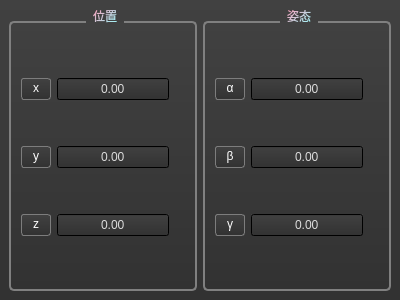
<?xml version="1.0" encoding="UTF-8"?>
<ui version="4.0">
 <class>DataDisplayCanvas</class>
 <widget class="QWidget" name="DataDisplayCanvas">
  <property name="geometry">
   <rect>
    <x>0</x>
    <y>0</y>
    <width>400</width>
    <height>300</height>
   </rect>
  </property>
  <property name="maximumSize">
   <size>
    <width>400</width>
    <height>300</height>
   </size>
  </property>
  <property name="windowTitle">
   <string>Form</string>
  </property>
  <property name="styleSheet">
   <string notr="true">background-color: qlineargradient(spread:pad, x1:0, y1:0, x2:0, y2:1, stop:0 rgba(65, 65, 65, 255), stop:1 rgba(50, 50, 50, 255));
color: qlineargradient(spread:pad, x1:0, y1:0, x2:1, y2:1, stop:0 rgba(255, 150, 180, 255), stop:1 rgba(150, 255, 255, 255));</string>
  </property>
  <layout class="QGridLayout" name="gridLayout">
   <property name="leftMargin">
    <number>9</number>
   </property>
   <property name="topMargin">
    <number>9</number>
   </property>
   <property name="rightMargin">
    <number>9</number>
   </property>
   <property name="bottomMargin">
    <number>9</number>
   </property>
   <item row="0" column="0">
    <widget class="QGroupBox" name="groupBox">
     <property name="styleSheet">
      <string notr="true">
QGroupBox {
    background-color: qlineargradient(x1: 0, y1: 0, x2: 0, y2: 1,
                                      stop: 0 #404040, stop: 1 #040404);
    border: 2px solid gray;
	font: 75 14pt &quot;微软雅黑&quot;;
    border-radius: 5px;
    margin-top: 12px; /* leave space at the top for the title */
}

QGroupBox::title {
    subcontrol-origin: margin;
    subcontrol-position: top center; /* position at the top center */
	
    padding: 0 5px;
	
}
</string>
     </property>
     <property name="title">
      <string>位置</string>
     </property>
     <property name="alignment">
      <set>Qt::AlignCenter</set>
     </property>
     <layout class="QGridLayout" name="gridLayout_2">
      <property name="rightMargin">
       <number>25</number>
      </property>
      <item row="1" column="0">
       <widget class="QLabel" name="yLabel">
        <property name="minimumSize">
         <size>
          <width>30</width>
          <height>0</height>
         </size>
        </property>
        <property name="styleSheet">
         <string notr="true">font: 75 12pt &quot;Times New Roman&quot;;
color:white;
background-color: qlineargradient(x1: 0, y1: 0, x2: 0, y2: 1,
                                      stop: 0 #404040, stop: 1 #040404);
border: 1px solid rgb(125,125,125);
padding-top:-2px;
padding-bottom: 2px;
border-radius: 3px;</string>
        </property>
        <property name="text">
         <string>y</string>
        </property>
        <property name="alignment">
         <set>Qt::AlignCenter</set>
        </property>
       </widget>
      </item>
      <item row="0" column="1">
       <widget class="QLineEdit" name="xVal">
        <property name="styleSheet">
         <string notr="true">font: 12pt &quot;Times New Roman&quot;;
color: rgb(220, 220, 220);</string>
        </property>
        <property name="text">
         <string>0.00</string>
        </property>
        <property name="alignment">
         <set>Qt::AlignCenter</set>
        </property>
        <property name="readOnly">
         <bool>true</bool>
        </property>
       </widget>
      </item>
      <item row="0" column="0">
       <widget class="QLabel" name="xLabel">
        <property name="minimumSize">
         <size>
          <width>30</width>
          <height>0</height>
         </size>
        </property>
        <property name="styleSheet">
         <string notr="true">font: 75 12pt &quot;Times New Roman&quot;;
color:white;
background-color: qlineargradient(x1: 0, y1: 0, x2: 0, y2: 1,
                                      stop: 0 #404040, stop: 1 #040404);
border: 1px solid rgb(125,125,125);
padding-top:-2px;
padding-bottom: 2px;
border-radius: 3px;</string>
        </property>
        <property name="text">
         <string>x</string>
        </property>
        <property name="alignment">
         <set>Qt::AlignCenter</set>
        </property>
       </widget>
      </item>
      <item row="2" column="0">
       <widget class="QLabel" name="zLabel">
        <property name="minimumSize">
         <size>
          <width>30</width>
          <height>0</height>
         </size>
        </property>
        <property name="styleSheet">
         <string notr="true">font: 75 12pt &quot;Times New Roman&quot;;
color:white;
background-color: qlineargradient(x1: 0, y1: 0, x2: 0, y2: 1,
                                      stop: 0 #404040, stop: 1 #040404);
border: 1px solid rgb(125,125,125);
padding-top:-2px;
padding-bottom: 2px;
border-radius: 3px;</string>
        </property>
        <property name="text">
         <string>z</string>
        </property>
        <property name="alignment">
         <set>Qt::AlignCenter</set>
        </property>
       </widget>
      </item>
      <item row="1" column="1">
       <widget class="QLineEdit" name="yVal">
        <property name="styleSheet">
         <string notr="true">font: 12pt &quot;Times New Roman&quot;;
color: rgb(220, 220, 220);</string>
        </property>
        <property name="text">
         <string>0.00</string>
        </property>
        <property name="alignment">
         <set>Qt::AlignCenter</set>
        </property>
        <property name="readOnly">
         <bool>true</bool>
        </property>
       </widget>
      </item>
      <item row="2" column="1">
       <widget class="QLineEdit" name="zVal">
        <property name="styleSheet">
         <string notr="true">font: 12pt &quot;Times New Roman&quot;;
color: rgb(220, 220, 220);</string>
        </property>
        <property name="text">
         <string>0.00</string>
        </property>
        <property name="alignment">
         <set>Qt::AlignCenter</set>
        </property>
        <property name="readOnly">
         <bool>true</bool>
        </property>
       </widget>
      </item>
     </layout>
    </widget>
   </item>
   <item row="0" column="1">
    <widget class="QGroupBox" name="groupBox_2">
     <property name="styleSheet">
      <string notr="true">
QGroupBox {
    background-color: qlineargradient(x1: 0, y1: 0, x2: 0, y2: 1,
                                      stop: 0 #404040, stop: 1 #040404);
    border: 2px solid gray;
    border-radius: 5px;

	font: 75 14pt &quot;微软雅黑&quot;;
    margin-top: 12px; /* leave space at the top for the title */
}

QGroupBox::title {
    subcontrol-origin: margin;
    subcontrol-position: top center; /* position at the top center */
	
    padding: 0 5px;
	
}
</string>
     </property>
     <property name="title">
      <string>姿态</string>
     </property>
     <property name="alignment">
      <set>Qt::AlignCenter</set>
     </property>
     <layout class="QGridLayout" name="gridLayout_3">
      <property name="rightMargin">
       <number>25</number>
      </property>
      <item row="0" column="1">
       <widget class="QLabel" name="label_4">
        <property name="minimumSize">
         <size>
          <width>30</width>
          <height>0</height>
         </size>
        </property>
        <property name="styleSheet">
         <string notr="true">font: 75 12pt &quot;Times New Roman&quot;;
color:white;
background-color: qlineargradient(x1: 0, y1: 0, x2: 0, y2: 1,
                                      stop: 0 #404040, stop: 1 #040404);
border: 1px solid rgb(125,125,125);
padding-top:-2px;
padding-bottom: 2px;
border-radius: 3px;</string>
        </property>
        <property name="text">
         <string>α</string>
        </property>
        <property name="alignment">
         <set>Qt::AlignCenter</set>
        </property>
       </widget>
      </item>
      <item row="2" column="1">
       <widget class="QLabel" name="label_6">
        <property name="minimumSize">
         <size>
          <width>30</width>
          <height>0</height>
         </size>
        </property>
        <property name="styleSheet">
         <string notr="true">font: 75 12pt &quot;Times New Roman&quot;;
color:white;
background-color: qlineargradient(x1: 0, y1: 0, x2: 0, y2: 1,
                                      stop: 0 #404040, stop: 1 #040404);
border: 1px solid rgb(125,125,125);
padding-top:-2px;
padding-bottom: 2px;
border-radius: 3px;</string>
        </property>
        <property name="text">
         <string>γ</string>
        </property>
        <property name="alignment">
         <set>Qt::AlignCenter</set>
        </property>
       </widget>
      </item>
      <item row="1" column="1">
       <widget class="QLabel" name="label_5">
        <property name="minimumSize">
         <size>
          <width>30</width>
          <height>0</height>
         </size>
        </property>
        <property name="styleSheet">
         <string notr="true">font: 75 12pt &quot;Times New Roman&quot;;
color:white;
background-color: qlineargradient(x1: 0, y1: 0, x2: 0, y2: 1,
                                      stop: 0 #404040, stop: 1 #040404);
border: 1px solid rgb(125,125,125);
padding-top:-2px;
padding-bottom: 2px;
border-radius: 3px;</string>
        </property>
        <property name="text">
         <string>β</string>
        </property>
        <property name="alignment">
         <set>Qt::AlignCenter</set>
        </property>
       </widget>
      </item>
      <item row="0" column="2">
       <widget class="QLineEdit" name="aVal">
        <property name="styleSheet">
         <string notr="true">font: 12pt &quot;Times New Roman&quot;;
color: rgb(220, 220, 220);</string>
        </property>
        <property name="text">
         <string>0.00</string>
        </property>
        <property name="alignment">
         <set>Qt::AlignCenter</set>
        </property>
        <property name="readOnly">
         <bool>true</bool>
        </property>
       </widget>
      </item>
      <item row="1" column="2">
       <widget class="QLineEdit" name="bVal">
        <property name="styleSheet">
         <string notr="true">font: 12pt &quot;Times New Roman&quot;;
color: rgb(220, 220, 220);</string>
        </property>
        <property name="text">
         <string>0.00</string>
        </property>
        <property name="alignment">
         <set>Qt::AlignCenter</set>
        </property>
        <property name="readOnly">
         <bool>true</bool>
        </property>
       </widget>
      </item>
      <item row="2" column="2">
       <widget class="QLineEdit" name="cVal">
        <property name="styleSheet">
         <string notr="true">font: 12pt &quot;Times New Roman&quot;;
color: rgb(220, 220, 220);</string>
        </property>
        <property name="text">
         <string>0.00</string>
        </property>
        <property name="alignment">
         <set>Qt::AlignCenter</set>
        </property>
        <property name="readOnly">
         <bool>true</bool>
        </property>
       </widget>
      </item>
     </layout>
    </widget>
   </item>
  </layout>
 </widget>
 <resources/>
 <connections/>
</ui>
